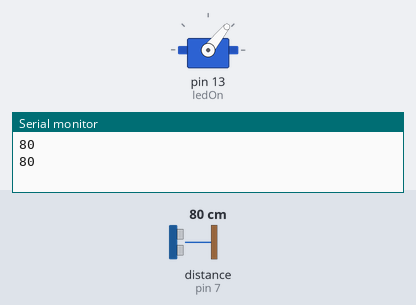
Simulated run of this sketch. Board: Arduino Uno, built with avr-gcc and run on an emulated ATmega328P. Parts: servo, the last lines printed to the serial monitor. The test bench sets the inputs (shaded band); at power-on: distance to the obstacle (sensor on pin 7) 80 cm. The echo pulse lasts 58.3 µs per cm.

Above: at 11.7 s.
11.8 s: distance to the obstacle (sensor on pin 7) set to 2 cm
At 12.22 s:
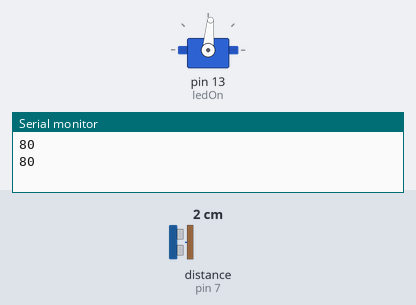
19.9 s: distance to the obstacle (sensor on pin 7) set to 183 cm
At 20.06 s:
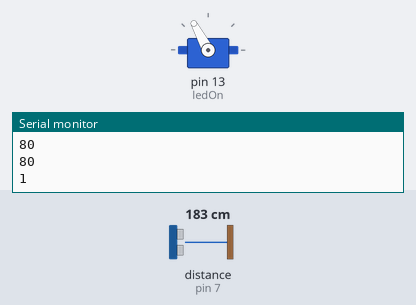
Timing chart, 0 to 34.0 s (numbered marks = the images above; inputs shaded):
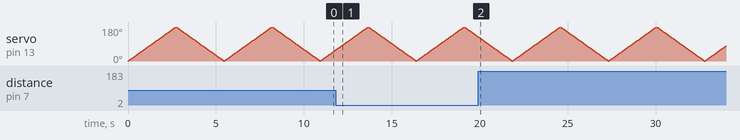

The sketch:

ServoSonar.ino
```cpp
#include <Servo.h>
#define echoPin 7
#define trigPin 8
#define ledOn 13

long duration;
long distance;

Servo myservo;

int pos = 0;

void setup() {
  myservo.attach(13);
  Serial.begin(9600);
  pinMode(echoPin, INPUT);
  pinMode(trigPin, OUTPUT);
  pinMode(ledOn, OUTPUT);
}

void loop() {
  for (pos = 0; pos <= 180; pos += 1) {
    myservo.write(pos);
    delay(15);
  }
  for (pos = 180; pos >= 0; pos -= 1) {
    myservo.write(pos);
    delay(15);
  }
  digitalWrite(trigPin, LOW);
  delayMicroseconds(2);

  digitalWrite(trigPin, HIGH);
  delayMicroseconds(10);

  digitalWrite(trigPin, LOW);

  duration = pulseIn(echoPin,HIGH);

  distance = duration/58.2;

  Serial.println(distance);
}
```
